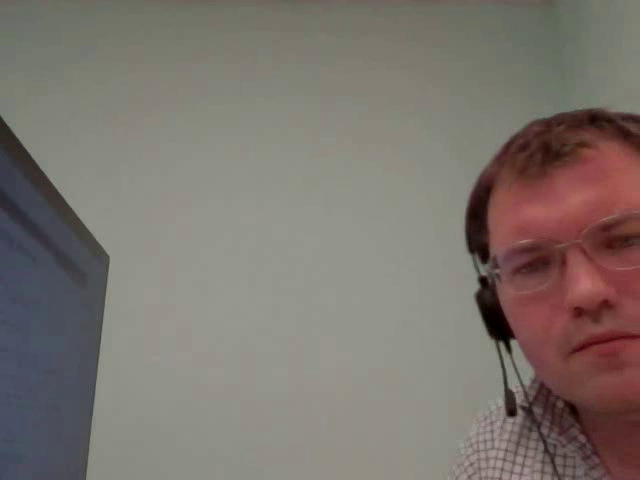
#> input picture frame 14 of fifth_lab/output.mov, 640 x 480 px, given in place of the camera
$ python CameraRead.py
#> lines starting #> are read from the running program, lines starting #| are printed output that depends on the picture; after the words box and inside, x2 and y2 are one past the last pixel; in counts of white or black regions, pixels touching at a corner belong together
import cv2
import numpy as np
import requests

# [18 lines left out: function blur_rectangle, not called in this run]

def get_points_for_drow_x_on_center_frame_on_center(w,h,width_rectangle_h,height_rectangle_h,width_rectangle_v,height_rectangle_v):


    x = int (((w - width_rectangle_h)/2))
    y = int(((h - height_rectangle_h)/2))

    top_left_for_h = (x,y)
    bottom_right_for_h = (x+width_rectangle_h, y + height_rectangle_h)

    x1 = int (((h - width_rectangle_v)/2))
    y1 = int (((w - height_rectangle_v)/2))

    top_left_for_v = (y1,x1)
    bottom_right_for_v = (y1+ height_rectangle_v, x1 +  int((width_rectangle_v - height_rectangle_h) / 2))

    x2 = int (((h - width_rectangle_v )/2) + width_rectangle_v/2 - height_rectangle_h/2 + height_rectangle_h)
    y2 = int (((w - height_rectangle_v)/2))

    top_left_for_v1 = (y2,x2)
    bottom_right_for_v1 = (y2+ height_rectangle_v, x2 +  int((width_rectangle_v - height_rectangle_h) / 2))

    h_coords =  (top_left_for_h, bottom_right_for_h)
    v_coords = (top_left_for_v, bottom_right_for_v)
    v1_coords = (top_left_for_v1, bottom_right_for_v1)

    return h_coords, v_coords, v1_coords

# [13 lines left out: functions drow_X, drow_RGB_X, not called in this run]

def drow_malt():
    pass


def readWriteTOFile():

    video = cv2.VideoCapture(0)
    ok, frame = video.read()
#> frame is the input picture: shape (480, 640, 3); mean B, G, R 109.6, 116.3, 124
    w = int(video.get(cv2.CAP_PROP_FRAME_WIDTH))
    h = int(video.get(cv2.CAP_PROP_FRAME_HEIGHT))
    fourcc = cv2.VideoWriter_fourcc(*'XVID')
    video_writer = cv2.VideoWriter("output.mov", fourcc, 25, (w, h))

    width_rectangle_h = 80
    height_rectangle_h = 20

    width_rectangle_v = 100
    height_rectangle_v = 20

    h_coords, v_coords, v1_coords = get_points_for_drow_x_on_center_frame_on_center(w,h,width_rectangle_h,height_rectangle_h,width_rectangle_v,height_rectangle_v)


    while True:

        ok, frame = video.read()
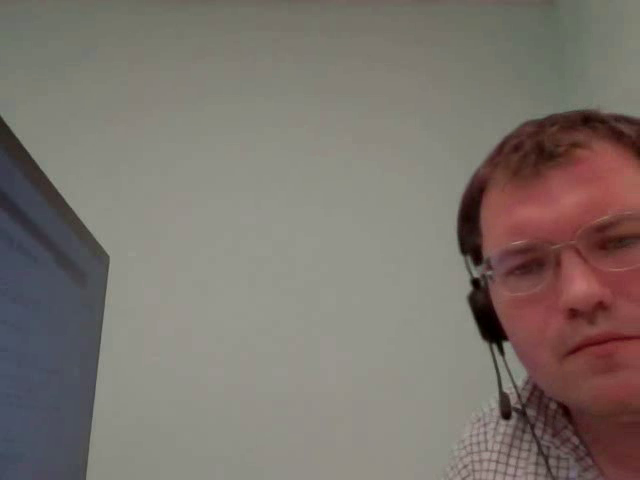
#> input picture frame 15 of fifth_lab/output.mov, 640 x 480 px, given in place of the camera
#> frame is the input picture: shape (480, 640, 3); mean B, G, R 108.9, 115.6, 123.8
        save_frame = frame.copy()
        center_x = w // 2
        center_y = h // 2

        # Определяем цвет, ближайший к центральному пикселю
        central_pixel_color = frame[center_y, center_x]
#> central_pixel_color = [138, 148, 147]
        if central_pixel_color.max() == central_pixel_color[0]:
            color = (255,0,0)
        elif central_pixel_color.max() == central_pixel_color[1]:
            color = (0,255,0)
        else:
            color = (0,0,255)
        print (central_pixel_color)
#| [138 148 147]
        color1 = (0,0,255)
        frame = cv2.convertScaleAbs(frame, alpha=0.9, beta=0)
#        drow_RGB_X(frame, width_rectangle_h, height_rectangle_h, width_rectangle_v, height_rectangle_v, color)


        center_x = w // 2
        center_y = h // 2


        pointsUp = np.array([[280, 80], [360, 80], [320, 300]])
        pointsLeft = np.array([[180, 200], [180, 280], [360, 240]])
        pointsDown = np.array([[280, 420], [360, 420], [320, 200]])
        pointsRight = np.array([[460, 200], [460, 280], [260, 240]])


        cv2.fillPoly(frame, pts=[pointsUp], color=(255, 0, 0))
        cv2.fillPoly(frame, pts=[pointsLeft], color=(255, 0, 0))
        cv2.fillPoly(frame, pts=[pointsDown], color=(255, 0,0))
        cv2.fillPoly(frame, pts=[pointsRight], color=(255, 0, 0))
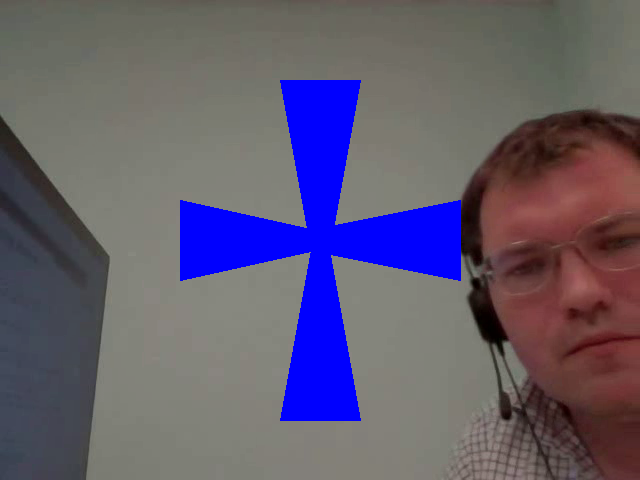
#> frame: shape (480, 640, 3); mean B, G, R 111.5, 90.9, 98.2

        # [4 lines of commented-out code are left out]


        lower_bound = np.array([255, 0, 0], dtype=np.uint8)
        upper_bound = np.array([255, 255, 255], dtype=np.uint8)
        mask = cv2.inRange(frame, lower_bound, upper_bound)
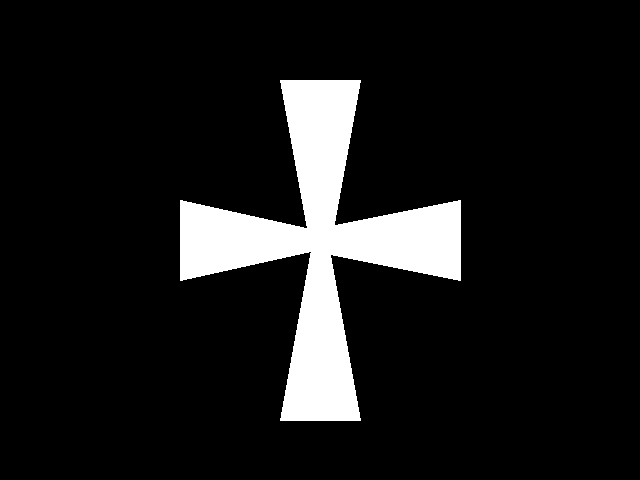
#> mask: shape (480, 640); 10.1% white; 1 white region, box (x1, y1, x2, y2) and area: (180, 80, 461, 421) 31037
        kernel = np.ones((5,5),np.uint8)
        mask = cv2.erode(mask,kernel,iterations = 1)
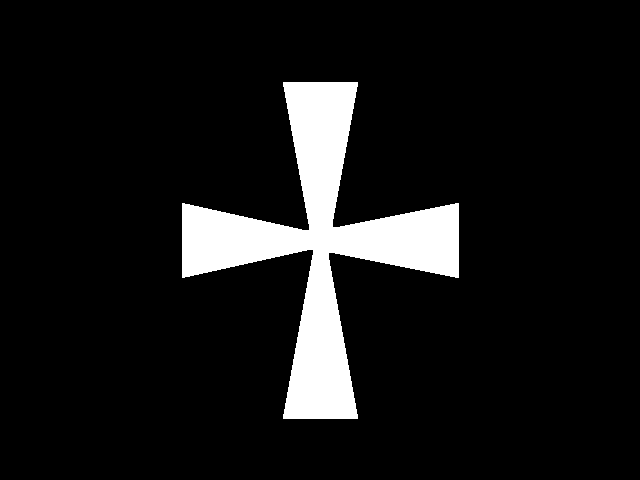
#> mask: shape (480, 640); 9% white; 1 white region, box (x1, y1, x2, y2) and area: (182, 82, 459, 419) 27685
        img2_fg = cv2.bitwise_and(save_frame,save_frame,mask = mask)
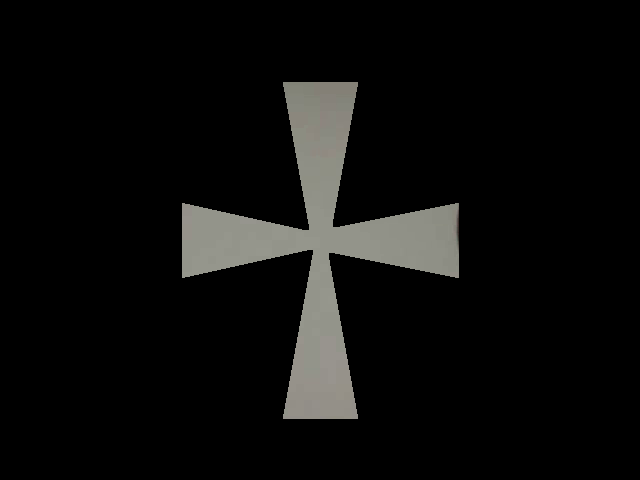
#> img2_fg: shape (480, 640, 3); mean B, G, R 12.1, 13, 13


        rows,cols,channels = frame.shape
#> rows = 480; cols = 640; channels = 3
        roi = frame[0:rows, 0:cols]

        mask_inv = cv2.bitwise_not(mask)
        # Now black-out the area of logo in ROI
        img1_bg = cv2.bitwise_and(roi,roi,mask = mask_inv)
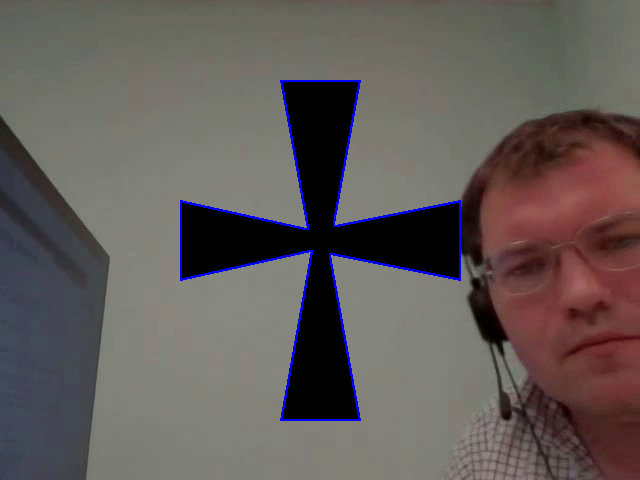
#> img1_bg: shape (480, 640, 3); mean B, G, R 88.6, 90.9, 98.2
        # Take only region of logo from logo image.
        img2_fg = cv2.bitwise_and(img2_fg,img2_fg,mask = mask)
        # Put logo in ROI and modify the main image
        dst = cv2.add(img1_bg,img2_fg)
        frame[0:rows, 0:cols ] = dst


        # [17 lines of commented-out code are left out]
        cv2.imshow('frame1', frame)
        video_writer.write(frame)
        if cv2.waitKey(1) & 0xFF == ord('q'):
#> (key q is pressed here)
            break

    video.release()
    cv2.destroyAllWindows()


# [31 lines left out: function print_cam, not called in this run]

# Вызываем функцию для запуска камеры.
#print_cam()

readWriteTOFile()

$ run again, starting later in the video
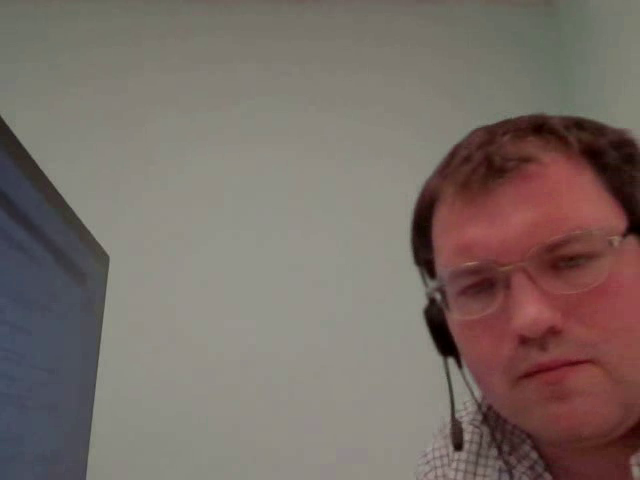
#> input picture frame 66 of fifth_lab/output.mov, 640 x 480 px, given in place of the camera
#> in readWriteTOFile, frame is the input picture: shape (480, 640, 3); mean B, G, R 102.8, 108.8, 121
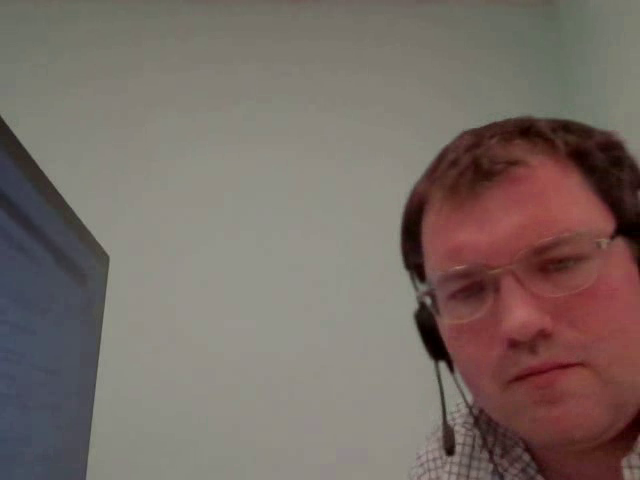
#> input picture frame 67 of fifth_lab/output.mov, 640 x 480 px, given in place of the camera
#> in readWriteTOFile, frame is the input picture: shape (480, 640, 3); mean B, G, R 101.5, 107.7, 120
#> central_pixel_color = [138, 146, 150]
#| [138 146 150]
#> mask_inv: shape (480, 640); 91% white; 1 black region, box (x1, y1, x2, y2) and area: (182, 82, 459, 419) 27685
#> in readWriteTOFile, `img1_bg = cv2.bitwise_and(roi,roi,mask = mask_inv)`:
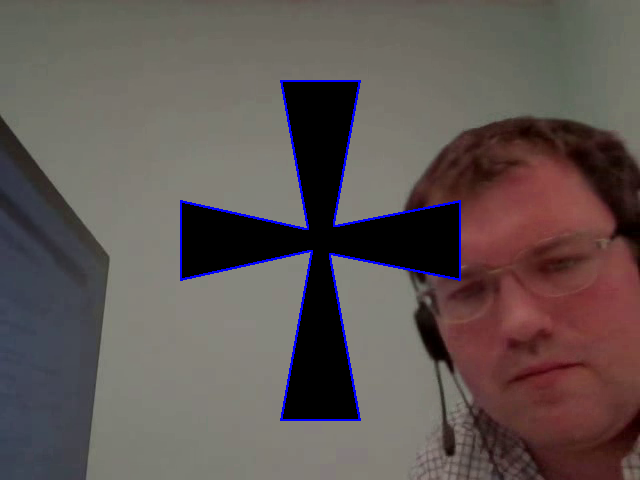
#> img1_bg: shape (480, 640, 3); mean B, G, R 83.1, 85, 95.4

$ run again, starting later in the video
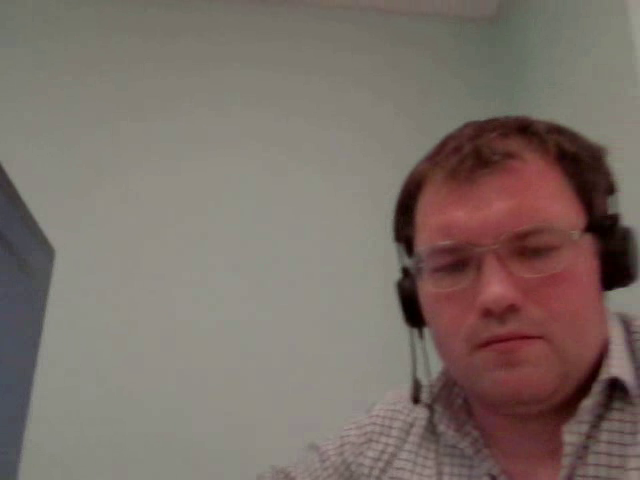
#> input picture frame 118 of fifth_lab/output.mov, 640 x 480 px, given in place of the camera
#> in readWriteTOFile, frame is the input picture: shape (480, 640, 3); mean B, G, R 104.3, 111.2, 123.4
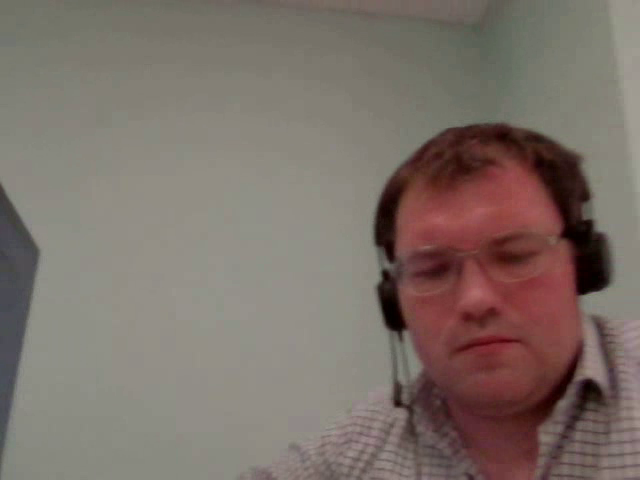
#> input picture frame 119 of fifth_lab/output.mov, 640 x 480 px, given in place of the camera
#> in readWriteTOFile, frame is the input picture: shape (480, 640, 3); mean B, G, R 105.4, 112.7, 124.6
#> central_pixel_color = [134, 142, 146]
#| [134 142 146]
#> mask_inv: shape (480, 640); 91% white; 1 black region, box (x1, y1, x2, y2) and area: (182, 82, 459, 419) 27685
#> in readWriteTOFile, `img1_bg = cv2.bitwise_and(roi,roi,mask = mask_inv)`:
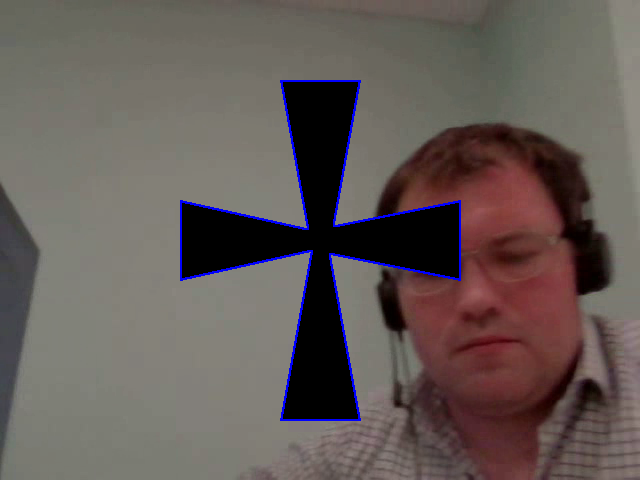
#> img1_bg: shape (480, 640, 3); mean B, G, R 87, 90.1, 99.8
